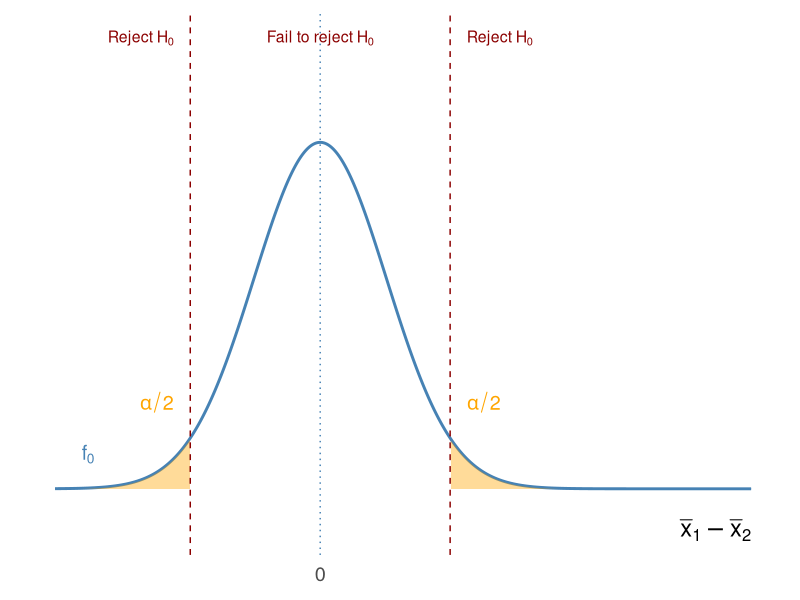

Recreate this plot in R. (Note: this script raises an error after producing the figure.)
# Power of 2-sample tests: Schematic figure for slides

library(ggplot2)  # load the graphing library



# Parameters for the schematic (two-sided)
null_mean <- 0
alt_mean <- 2.5
se <- 1
alpha <- 0.05
critical_value_upper <- qnorm(1 - alpha/2) * se  # two-sided upper
critical_value_lower <- qnorm(alpha/2) * se      # two-sided lower

buffer <- 4
x <- seq(min(null_mean, alt_mean) - buffer*se, max(null_mean, alt_mean) + buffer*se, length.out = 1000)
null_dist <- dnorm(x, mean = null_mean, sd = se)
alt_dist <- dnorm(x, mean = alt_mean, sd = se)

plot_df <- rbind(
  data.frame(x = x, y = null_dist, dist = "Null"),
  data.frame(x = x, y = alt_dist, dist = "Alternative")
)

# For shading: rejection regions under H0, power and beta under Ha (two-sided)
rejection_region <- (x <= critical_value_lower) | (x >= critical_value_upper)
power_region <- (x <= critical_value_lower) | (x >= critical_value_upper)
beta_region <- (x > critical_value_lower) & (x < critical_value_upper)

# Null distribution plot (top, two-sided)
p_null<-ggplot(plot_df, aes(x = x, y = y, color = dist)) +
  geom_line(data = subset(plot_df, dist == "Null"), color = "steelblue", linewidth = 1) +
  geom_area(data = subset(plot_df, dist == "Null" & (x <= critical_value_lower) ), fill = "orange", color = "steelblue", alpha = 0.4) +
  geom_area(data = subset(plot_df, dist == "Null" & (x >= critical_value_upper)), fill = "orange", color = "steelblue", alpha = 0.4) +
  geom_vline(xintercept = critical_value_lower, linetype = "dashed", color = "darkred") +
  geom_vline(xintercept = critical_value_upper, linetype = "dashed", color = "darkred") +
  geom_vline(xintercept = null_mean, linetype = "dotted", color = "steelblue") +
  annotate("text", x = null_mean - 3.5*se, y = max(null_dist)*0.1, label = expression(f[0]), color = "steelblue", size = 5) +
  annotate("text", x = critical_value_upper + 0.25, y = max(null_dist)*0.25, label = expression(alpha/2), color = "orange", size = 5, hjust = 0) +
  annotate("text", x = critical_value_lower - 0.25, y = max(null_dist)*0.25, label = expression(alpha/2), color = "orange", size = 5, hjust = 1) +
  annotate("text", x = null_mean, y = max(null_dist)*1.3, label = expression("Fail to reject "*H[0]), color = "darkred", size = 4, hjust = 0.5) +
  annotate("text", x = critical_value_upper + 0.25, y = max(null_dist)*1.3, label = expression("Reject "*H[0]), color = "darkred", size = 4, hjust = 0) +
  annotate("text", x = critical_value_lower - 0.25, y = max(null_dist)*1.3, label = expression("Reject "*H[0]), color = "darkred", size = 4, hjust = 1) +
  scale_x_continuous(breaks = c(null_mean), labels = c(null_mean)) +
  theme_minimal(base_size = 18) +
  theme(axis.title.y = element_blank(),
    axis.text.y = element_blank(),
    axis.ticks.y = element_blank(),
    panel.grid = element_blank(),
    plot.margin = margin(10, 10, 10, 10)) +
  labs(x = NULL, y = NULL) +
  annotate("text", x = max(x) , y = -0.12*max(null_dist), label = expression(bar(x)[1] - bar(x)[2]), size = 6, hjust = 1)

# Alternative distribution plot (bottom, two-sided)
p_alt<-ggplot(plot_df, aes(x = x, y = y, color = dist)) +
  geom_line(data = subset(plot_df, dist == "Alternative"), aes(x = x, y = y), color = "darkgreen", linewidth = 1) +
  geom_area(data = subset(plot_df, dist == "Alternative" & (x >= critical_value_upper)), aes(x = x, y = y), color="darkgreen", fill = "darkgreen", alpha = 0.3) +
  geom_area(data = subset(plot_df, dist == "Alternative" & (x <= critical_value_lower)) , aes(x = x, y = y), color="darkgreen", fill = "darkgreen", alpha = 0.3) +
  geom_vline(xintercept = critical_value_lower, linetype = "dashed", color = "darkred") +
  geom_vline(xintercept = critical_value_upper, linetype = "dashed", color = "darkred") +
  geom_vline(xintercept = null_mean, linetype = "dotted", color = "steelblue") +
  geom_vline(xintercept = alt_mean, linetype = "dotted", color = "darkgreen") +
  annotate("text", x = null_mean - 3.5*se, y = max(alt_dist)*0.1, label = expression(f[a]), color = "darkgreen", size = 5) +
  annotate("text", x = critical_value + 1.75, y = max(alt_dist)*0.1, label = "Power", color = "darkgreen", size = 5) +
  annotate("text", x = critical_value - 0.25, y = max(alt_dist)*0.1, label = expression(beta), color = "gray40", size = 5, hjust=1) +
  annotate("segment", x = null_mean, xend = alt_mean, y = -0.05, yend = -0.05, arrow = arrow(ends = "both", length = unit(0.2, "cm")), color = "black", linewidth = 1) +
  annotate("text", x = (null_mean + alt_mean)/2, y = -0.1, label = "Effect Size", color = "black", size = 5) +
  scale_x_continuous(breaks = c(null_mean, alt_mean), labels = c(null_mean, expression(mu[diff]))) +
  theme_minimal(base_size = 18) +
  theme(axis.title.y = element_blank(),
    axis.text.y = element_blank(),
    axis.ticks.y = element_blank(),
    panel.grid = element_blank(),
    plot.margin = margin(10, 10, 30, 10)) +
  labs(x = NULL, y = NULL) +
  annotate("text", x = max(x) , y = -0.12*max(null_dist), label = expression(bar(x)[1] - bar(x)[2]), size = 6, hjust = 1)

# Combine the two plots vertically using patchwork (if available)
if (requireNamespace("patchwork", quietly = TRUE)) {
  library(patchwork)
  combined_plot <- p_null / p_alt
  print(combined_plot)
  ggsave("power_2sample_schematic_twosided.png", combined_plot, width = 4, height = 6, dpi = 300)
} else {
  print(p_null)
  print(p_alt)
}

